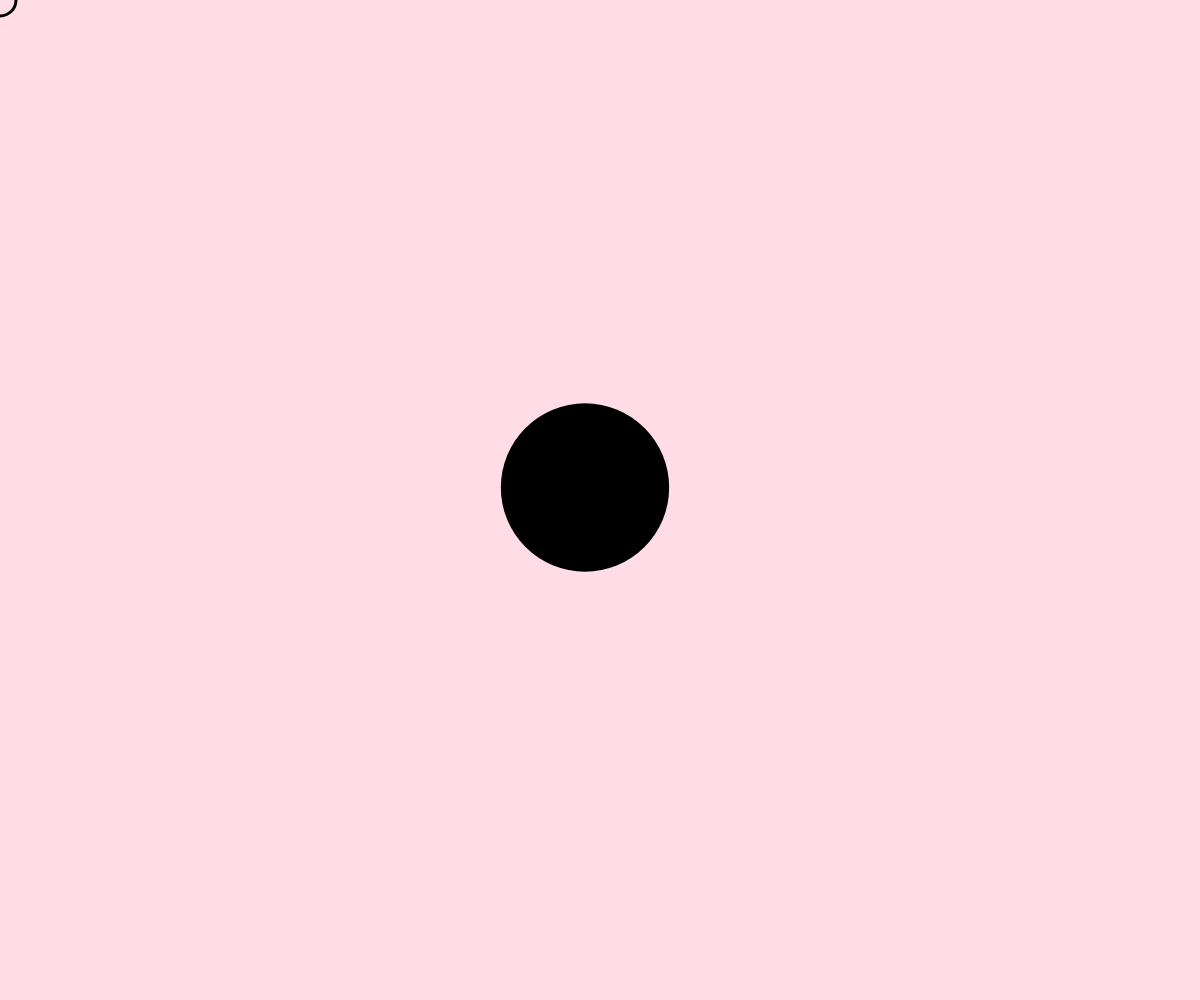
Frame 1 (no input)
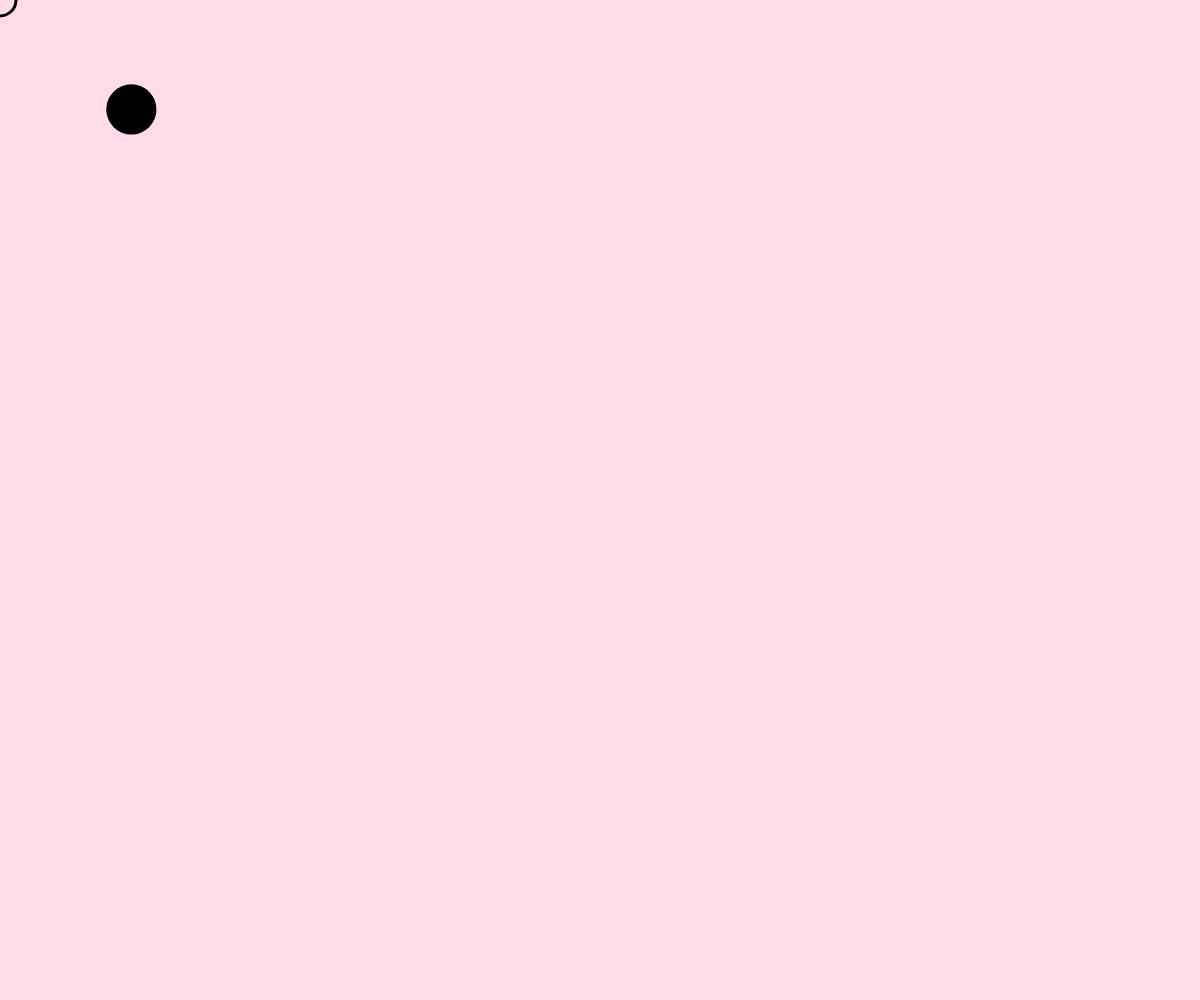
Frame 60 (no input)
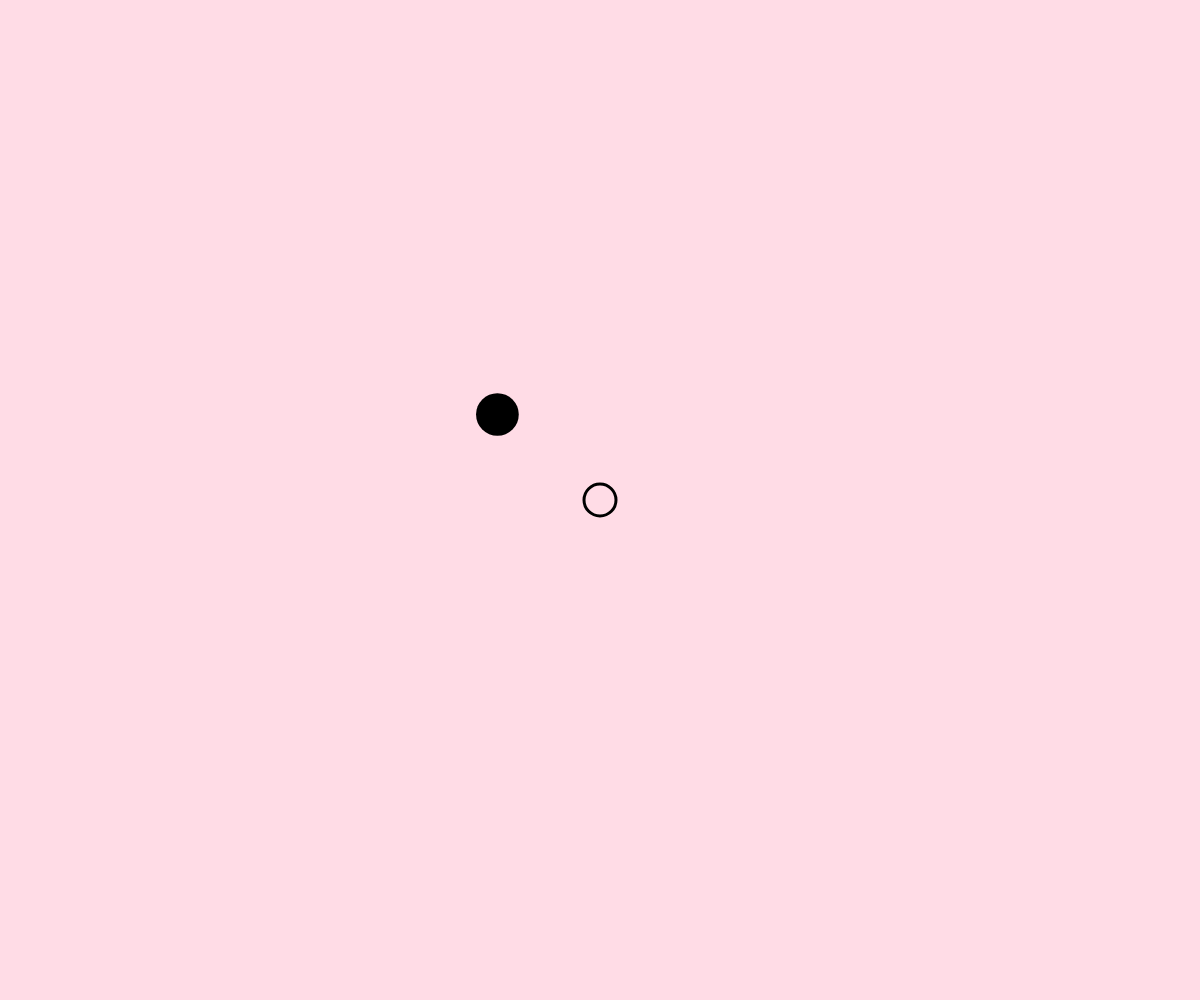
Frame 120 (the mouse pressed at the canvas centre since frame 60)

The p5.js sketch that drew these frames (run headless with seeded random() and noise() and a simulated clock; from frame 60 on, the mouse is pressed at the canvas centre):

// p5.js sketch
// ── sketch.js
/**

Pelota Feliz
Herbert Spencer
Esta pelota sigue al círculo y cuando llega, se pone feliz

*/


let pelotaX, pelotaY; // las coordenadas de la pelota
let difX, difY; // la diferencia con el círculo negro
let ROCE = 0.025; // lo que le cuesta avanzar
let feliz = false; // no es feliz, por ahora
let diam = 32; // diametro
function setup() {
  createCanvas(windowWidth, windowHeight);
  pelotaX = mouseX = width / 2;
  pelotaY = mouseY = height / 2;
  noCursor(); // sin cursor
}

function draw() {
  background(255, 220, 230);

  // calcule la diferencia entre el mouse y la pelota en 2 dimensiones
  difX = mouseX - pelotaX;
  difY = mouseY - pelotaY;

  // defina la posición de la pelota añadiéndole roce
  // pelotaX = pelotaX + (difX * ROCE);
  pelotaX += difX * ROCE;
  pelotaY += difY * ROCE;

  // dibuje la pelota (función propia)
  pelota(pelotaX, pelotaY);

  // haga el círculo donde está el mouse (invisible)
  stroke(0);
  strokeWeight(3);
  noFill();
  ellipse(mouseX, mouseY, diam, diam);
}

function pelota(x, y) {

  noStroke(); //sin contorno

  // calcule la distancia lineal entre la pelota y el mouse
  let d = dist(pelotaX, pelotaY, mouseX, mouseY);

  // si esa distancia es menor que 1, la pelota es feliz 
  if (d < 1) {
    feliz = true;
  } else {
    feliz = false;
  }

  // y si es feliz, haga que se ponga roja y salte de felicidad
  if (feliz) {
    let salta = y + sin(millis() / 30) * diam/4;
    fill(200, 0, 0);
    ellipse(x, salta, diam/2 + d / 5, diam/2 + d / 5);
  } else {
    // si no es feliz, entonces que siga tratando de seguir a la pelota
    fill(0);
    ellipse(x, y, diam/2 + d / 5, diam/2 + d / 5);
  }
}
